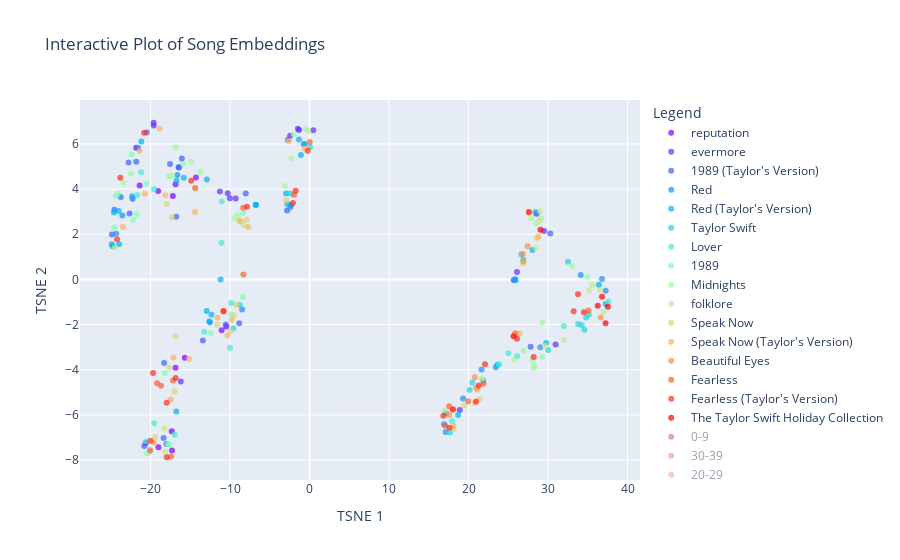

The cell this chart's notebook holds for it:
### Code cell
# Reducing with TSNE down to two dimensions to see if we can visually assess any separation?
tsne = TSNE(n_components=2, random_state=256)
embeddings_tsne_2d = tsne.fit_transform(reduced_UMAP)

plot_embeddings_interactive(embeddings_tsne_2d)

### Figure 1 — Plotly figure (JSON) as saved in the notebook; plotly's stock layout.template omitted (floating-point values rounded to 4 significant figures)
{"data": [{"marker": {"color": "rgb(127, 0, 255)", "opacity": 0.7}, "mode": "markers", "name": "reputation", "text": ["...Ready For It?", "Call It What You Want", "Dancing With Our Hands Tied", "Delicate", "Don't Blame Me", "Dress", "End Game", "Getaway Car", "Gorgeous", "I Did Something Bad", "King Of My Heart", "Look What You Made Me Do", "New Year's Day", "So It Goes...", "This Is Why We Can't Have Nice Things"], "type": "scatter", "x": [-15.69, -14.3, -21.38, -20.61, -11.06, -17.21, -19.04, -10.47, -21.8, -17.34, -16.86, -19.01, -17.3, -16.47, -16.86], "y": [-3.466, 4.519, 4.161, -7.245, -2.251, 3.691, 3.918, -2.09, 5.83, -6.722, -3.915, -7.434, -7.574, 4.964, 4.219]}, {"marker": {"color": "rgb(95, 49, 253)", "opacity": 0.7}, "mode": "markers", "name": "evermore", "text": ["'tis the damn season", "champagne problems", "closure", "coney island", "cowboy like me", "dorothea", "evermore", "gold rush", "happiness", "it's time to go", "ivy", "long story short", "marjorie", "no body, no crime", "right where you left me", "tolerate it", "willow"], "type": "scatter", "x": [-11.28, 29.5, 30.95, -2.44, 25.7, 0.4589, -1.47, 18.9, -19.61, -1.32, -9.296, -10.03, 26.09, -10.3, -19.63, 28.54, -16.2], "y": [3.897, 2.144, -2.886, 6.363, -0.02341, 6.608, 6.675, -5.788, 6.822, 6.613, 3.588, 3.594, 0.3249, 3.816, 6.939, 2.908, -4.522]}, {"marker": {"color": "rgb(63, 97, 250)", "opacity": 0.7}, "mode": "markers", "name": "1989 (Taylor's Version)", "text": ["\"Slut!\" (Taylor's Version) [From The Vault]", "All You Had To Do Was Stay (Taylor's Version)", "Bad Blood (Remix) [Taylor's Version]", "Bad Blood (Taylor's Version)", "Blank Space (Taylor's Version)", "Clean (Taylor's Version)", "How You Get The Girl (Taylor's Version)", "I Know Places (Taylor's Version)", "I Wish You Would (Taylor's Version)", "Is It Over Now? (Taylor's Version) [From The Vault]", "New Romantics (Taylor's Version)", "Now That We Don't Talk (Taylor's Version) [From The Vault]", "Out Of The Woods (Taylor's Version)", "Say Don't Go (Taylor's Version) [From The Vault]", "Shake It Off (Taylor's Version)", "Style (Taylor's Version)", "Suburban Legends (Taylor's Version) [From The Vault]", "Sweeter Than Fiction (Taylor's Version)", "This Love (Taylor's Version)", "Welcome To New York (Taylor's Version)", "Wildest Dreams (Taylor's Version)", "Wonderland (Taylor's Version)", "You Are In Love (Taylor's Version)"], "type": "scatter", "x": [-2.729, -22.65, -20.48, -18.36, -18.01, -2.834, -22.77, -8.028, -22.27, -17.55, -13.42, 30.28, -18.3, -24.54, -20.79, -10.54, 27.81, -21.81, -23.76, -8.847, -24.86, -16.78, -16.07], "y": [6.189, 2.914, 6.503, -7.021, -7.295, 3.047, 5.177, 3.8, 3.571, 5.113, -2.705, 2.031, -3.699, 3.081, -7.382, -1.993, -2.98, 5.211, 3.653, -1.937, 1.994, 2.774, 5.353]}, {"marker": {"color": "rgb(31, 142, 243)", "opacity": 0.7}, "mode": "markers", "name": "Red", "text": ["22", "All Too Well", "Begin Again", "Come Back...Be Here", "Everything Has Changed", "Girl At Home", "Holy Ground", "I Almost Do", "I Knew You Were Trouble", "Red", "Red (Original Demo Recording)", "Sad Beautiful Tragic", "Starlight", "State Of Grace", "State Of Grace (Acoustic Version)", "Stay Stay Stay", "The Last Time", "The Lucky One", "The Moment I Knew", "Treacherous", "Treacherous (Original Demo Recording)", "We Are Never Ever Getting Back Together"], "type": "scatter", "x": [-24.32, -12.53, 21.64, 25.89, -16.62, -16.41, 29.02, 23.43, -23.55, -2.319, 19.31, 37.24, -8.481, 34.11, 36.79, -2.423, -21.56, -6.751, -0.7126, 16.91, 17.12, -24.76], "y": [2.025, -1.903, -3.994, 0.004495, 4.629, 4.959, -3.003, -3.888, 2.832, 3.294, -5.28, -0.5067, -1.328, 0.1996, 0.01275, 3.193, 5.823, 3.306, 5.983, -6.418, -6.754, 1.465]}, {"marker": {"color": "rgb(0, 180, 235)", "opacity": 0.7}, "mode": "markers", "name": "Red (Taylor's Version)", "text": ["22 (Taylor's Version)", "All Too Well (10 Minute Version) [Taylor's Version] [From The Vault]", "All Too Well (Taylor's Version)", "Babe (Taylor's Version) [From The Vault]", "Begin Again (Taylor's Version)", "Better Man (Taylor's Version) [From The Vault]", "Come Back...Be Here (Taylor's Version)", "Everything Has Changed (Taylor's Version)", "Forever Winter (Taylor's Version) [From The Vault]", "Girl At Home (Taylor's Version)", "Holy Ground (Taylor's Version)", "I Almost Do (Taylor's Version)", "I Bet You Think About Me (Taylor's Version) [From The Vault]", "I Knew You Were Trouble (Taylor's Version)", "Message In A Bottle (Taylor's Version) [From The Vault]", "Nothing New (Taylor's Version) [From The Vault]", "Red (Taylor's Version)", "Ronan (Taylor's Version)", "Run (Taylor's Version) [From The Vault]", "Sad Beautiful Tragic (Taylor's Version)", "Starlight (Taylor's Version)", "State Of Grace (Acoustic Version) [Taylor's Version]", "State Of Grace (Taylor's Version)", "Stay Stay Stay (Taylor's Version)", "The Last Time (Taylor's Version)", "The Lucky One (Taylor's Version)", "The Moment I Knew (Taylor's Version)", "The Very First Night (Taylor's Version) [From The Vault]", "Treacherous (Taylor's Version)", "We Are Never Ever Getting Back Together (Taylor's Version)"], "type": "scatter", "x": [-23.96, -12.35, -12.62, -2.959, 21.84, -12.95, 25.9, -16.74, 28.42, -15.82, 29.76, 23.63, -12.91, -24.02, -22.31, -1.331, -24.6, 28.03, -11.19, 37.26, -16.77, 36.4, -1.086, -2.786, -21.17, -6.78, -0.6353, 18.68, 17.14, -24.89], "y": [1.56, -1.563, -1.865, 3.81, -4.491, -1.394, -0.03986, 4.375, 2.987, 4.501, -2.819, -3.778, 4.425, 3.026, 3.68, 6.193, 2.962, 1.306, -0.005806, -1.093, -5.855, -0.2348, 5.51, 3.335, 6.107, 3.296, 5.998, -6.005, -5.934, 1.559]}, {"marker": {"color": "rgb(32, 212, 224)", "opacity": 0.7}, "mode": "markers", "name": "Taylor Swift", "text": ["A Perfectly Good Heart", "A Place In This World", "Cold As You", "I'm Only Me When I'm With You", "I'm Only Me When I'm With You", "Invisible", "Mary's Song (Oh My My My)", "Our Song", "Picture To Burn", "Should've Said No", "Stay Beautiful", "Teardrops On My Guitar", "Teardrops On My Guitar (Pop Version)", "The Outside", "Tied Together With A Smile", "Tim McGraw"], "type": "scatter", "x": [35.13, 33.8, 34.25, 26.64, 26.89, 34.78, 0.05508, -9.593, 17.67, -2.394, 32.51, 20.48, 20.13, 34.58, 30.02, -8.783], "y": [-1.561, -1.977, -2.032, 1.101, 0.8862, -1.686, 5.86, -2.178, -6.784, 3.809, 0.7844, -4.567, -4.896, -2.228, -3.129, -1.133]}, {"marker": {"color": "rgb(64, 236, 211)", "opacity": 0.7}, "mode": "markers", "name": "Lover", "text": ["Afterglow", "Cornelia Street", "Cruel Summer", "Daylight", "Death By A Thousand Cuts", "False God", "I Forgot That You Existed", "I Think He Knows", "It's Nice To Have A Friend", "London Boy", "Lover", "ME!", "Miss Americana & The Heartbreak Prince", "Paper Rings", "Soon You'll Get Better", "The Archer", "The Man", "You Need To Calm Down"], "type": "scatter", "x": [-9.843, -10.01, -19.56, -21.66, -16.96, 17.93, 26.11, -11.05, 37.57, -11.08, 23.83, -20.6, -13.25, -21.18, 31.99, 25.01, -19.58, -20.11], "y": [-1.042, -3.022, -6.372, 3.724, -6.879, -6.273, -3.408, 3.449, -0.978, 1.619, -3.757, -7.171, -2.314, 4.747, -2.059, -3.274, 3.997, -7.632]}, {"marker": {"color": "rgb(96, 250, 196)", "opacity": 0.7}, "mode": "markers", "name": "nan", "text": [], "type": "scatter", "x": [], "y": []}, {"marker": {"color": "rgb(128, 254, 179)", "opacity": 0.7}, "mode": "markers", "name": "1989", "text": ["All You Had To Do Was Stay", "Bad Blood", "Blank Space", "Clean", "How You Get The Girl", "I Know Places", "I Wish You Would", "New Romantics", "Out Of The Woods", "Shake It Off", "Style", "This Love", "Welcome To New York", "Wildest Dreams", "Wonderland", "You Are In Love"], "type": "scatter", "x": [-22.23, -17.84, -17.63, -24.11, -22.38, -8.347, -21.76, -12.42, -18.2, -20.45, -9.877, -24.36, -8.404, -24.58, -20.54, -15.9], "y": [2.64, -7.302, -7.311, 3.794, 5.536, 2.948, 2.886, -2.389, -4.145, -7.703, -1.549, 3.696, -0.7658, 2.295, 4.239, 5.114]}, {"marker": {"color": "rgb(160, 249, 161)", "opacity": 0.7}, "mode": "markers", "name": "Midnights", "text": ["Anti-Hero", "Bejeweled", "Bigger Than The Whole Sky", "Dear Reader", "Glitch", "High Infidelity", "Hits Different", "Karma", "Karma (Remix)", "Labyrinth", "Lavender Haze", "Maroon", "Mastermind", "Midnight Rain", "Paris", "Question...?", "Snow On The Beach", "Snow On The Beach (More Lana Del Rey)", "Sweet Nothing", "Sweet Nothing (Piano Remix)", "The Great War", "Vigilante Shit", "Would've, Could've, Should've", "You're Losing Me (From The Vault)", "You're On Your Own, Kid", "You're On Your Own, Kid (Strings Remix)"], "type": "scatter", "x": [-2.291, -17.68, 29.26, 34.93, 28.05, -9.426, -13.7, -9.02, -14.92, 25.75, 26.94, -3.088, -0.4664, 29.28, 27.86, -17.37, -23.45, -22.47, 28.29, 28.2, -1.977, 33.03, -16.86, -14.36, 29.09, 28.5], "y": [5.341, 4.559, -3.423, 0.1073, -3.588, 2.714, 4.746, 2.836, 5.201, -3.561, -3.162, 4.142, 6.676, -1.899, 2.71, 4.599, 4.281, 4.679, -3.851, -3.91, 6.424, 0.5936, 5.843, 3.993, 2.709, 2.475]}, {"marker": {"color": "rgb(192, 234, 140)", "opacity": 0.7}, "mode": "markers", "name": "folklore", "text": ["august", "betty", "cardigan", "epiphany", "exile", "hoax", "illicit affairs", "invisible string", "mad woman", "mirrorball", "my tears ricochet", "peace", "seven", "the 1", "the lakes", "the last great american dynasty", "this is me trying"], "type": "scatter", "x": [-8.234, -18.26, -24.5, 36.99, -18.13, 35.17, 35.57, 28.48, 28.94, 29.65, 28.98, 26.84, 36.53, 21.68, 16.98, -0.1569, 31.98], "y": [2.397, -6.594, 1.412, -1.439, -7.644, -0.4981, -0.2557, 1.388, 2.615, -2.949, 3.013, 0.6945, -0.4854, -4.393, -5.809, 6.558, -2.669]}, {"marker": {"color": "rgb(224, 210, 119)", "opacity": 0.7}, "mode": "markers", "name": "Speak Now", "text": ["Back To December", "Better Than Revenge", "Dear John", "Enchanted", "Haunted", "If This Was A Movie", "Innocent", "Last Kiss", "Long Live", "Mean", "Mine", "Never Grow Up", "Ours", "Sparks Fly", "Speak Now", "Superman", "The Story Of Us"], "type": "scatter", "x": [-16.89, -17.68, -7.891, -2.979, 21.41, -17.32, 28.58, -9.184, -16.99, -19.41, -9.487, -17.97, 18.12, 19.49, -9.957, -8.568, -11.61], "y": [-2.518, -3.903, 2.655, 3.504, -5.3, 2.751, 1.822, -1.114, -4.956, -6.977, -1.587, 3.344, -6.622, -5.588, -2.297, 2.564, -2.004]}, {"marker": {"color": "rgb(255, 178, 96)", "opacity": 0.7}, "mode": "markers", "name": "Speak Now (Taylor's Version)", "text": ["Back To December (Taylor's Version)", "Better Than Revenge (Taylor's Version)", "Castles Crumbling (Taylor's Version) [From The Vault]", "Dear John (Taylor's Version)", "Electric Touch (Taylor's Version) [From The Vault]", "Enchanted (Taylor's Version)", "Foolish One (Taylor's Version) [From The Vault]", "Haunted (Taylor's Version)", "I Can See You (Taylor's Version) [From The Vault]", "Innocent (Taylor's Version)", "Last Kiss (Taylor's Version)", "Long Live (Taylor's Version)", "Mean (Taylor's Version)", "Mine (Taylor's Version)", "Never Grow Up (Taylor's Version)", "Ours (Taylor's Version)", "Sparks Fly (Taylor's Version)", "Speak Now (Taylor's Version)", "Superman (Taylor's Version)", "The Story Of Us (Taylor's Version)", "Timeless (Taylor's Version) [From The Vault]", "When Emma Falls In Love (Taylor's Version) [From The Vault]"], "type": "scatter", "x": [-20.73, -17.13, 26.44, -7.715, -0.6037, -23.49, -14.42, 21.13, -21.41, 28.77, -9.777, -17.46, -19.56, -15.15, -18.14, 18.11, 20.81, -10.33, -8.81, -11.58, -18.89, -2.614], "y": [3.797, -3.463, -2.394, 2.319, 5.795, 2.319, 2.991, -4.893, 5.683, 1.888, -1.791, -5.316, -7.232, -3.528, 3.726, -6.495, -5.459, -2.486, 2.584, -1.697, 6.671, 6.134]}, {"marker": {"color": "rgb(255, 139, 72)", "opacity": 0.7}, "mode": "markers", "name": "Beautiful Eyes", "text": ["Beautiful Eyes", "I Heart ?", "I'm Only Me When I'm With You", "I'm Only Me When I'm With You", "Picture To Burn (Radio Edit)", "Should've Said No (Alternate Version)", "Teardrops On My Guitar (Acoustic Version)"], "type": "scatter", "x": [36.64, 27.42, 26.9, 26.82, 17.54, 20.94, 20.8], "y": [-1.692, 1.471, 0.7915, 1.127, -6.008, -4.802, -4.331]}, {"marker": {"color": "rgb(255, 95, 48)", "opacity": 0.7}, "mode": "markers", "name": "Fearless", "text": ["Breathe", "Change", "Come In With The Rain", "Fearless", "Fifteen", "Forever & Always", "Forever & Always (Piano Version)", "Hey Stephen", "Jump Then Fall", "Love Story", "SuperStar", "Tell Me Why", "The Best Day", "The Other Side Of The Door", "The Way I Loved You", "Untouchable", "White Horse", "You Belong With Me", "You're Not Sorry"], "type": "scatter", "x": [21.88, 17.56, 35.09, 18.06, -14.39, -18.69, -19.19, -10.8, -8.351, -20.06, 17.06, 0.02111, 27.58, -8.317, 19.96, -17.43, 25.88, -17.17, -1.937], "y": [-4.624, -5.614, -1.38, -5.752, 4.046, -4.706, -4.602, -1.424, 3.179, -7.572, -6.479, 6.083, 2.966, 0.2178, -5.402, -7.839, -2.383, -4.483, 3.745]}, {"marker": {"color": "rgb(255, 46, 23)", "opacity": 0.7}, "mode": "markers", "name": "Fearless (Taylor's Version)", "text": ["Breathe (Taylor's Version)", "Bye Bye Baby (Taylor's Version) [From The Vault]", "Change (Taylor's Version)", "Come In With The Rain (Taylor's Version)", "Don't You (Taylor's Version) [From The Vault]", "Fearless (Taylor's Version)", "Fifteen (Taylor's Version)", "Forever & Always (Piano Version) [Taylor's Version]", "Forever & Always (Taylor's Version)", "Hey Stephen (Taylor's Version)", "Jump Then Fall (Taylor's Version)", "Love Story (Taylor's Version)", "Mr. Perfectly Fine (Taylor's Version) [From The Vault]", "SuperStar (Taylor's Version)", "Tell Me Why (Taylor's Version)", "That's When (Taylor's Version) [From The Vault]", "The Best Day (Taylor's Version)", "The Other Side Of The Door (Taylor's Version)", "The Way I Loved You (Taylor's Version)", "Today Was A Fairytale (Taylor's Version)", "Untouchable (Taylor's Version)", "We Were Happy (Taylor's Version) [From The Vault]", "White Horse (Taylor's Version)", "You All Over Me (Taylor's Version) [From The Vault]", "You Belong With Me (Taylor's Version)", "You're Not Sorry (Taylor's Version)"], "type": "scatter", "x": [-1.753, 21.28, 17.6, 34.51, 33.22, 18.01, -14.89, -24.22, -19.69, -10.84, -7.87, -20.01, -20.81, 16.83, -0.2277, -23.81, 27.6, -17.98, 20.95, 22.07, -17.97, 33.77, 26.09, 28.19, -16.85, -2.089], "y": [3.924, -4.694, -6.576, -1.458, -1.411, -5.766, 4.372, 1.779, -4.141, -1.399, 3.214, -7.148, 6.498, -6.04, 5.7, 4.503, 2.985, -5.463, -5.409, -3.755, -7.877, -0.6625, -2.625, -3.436, -4.366, 3.387]}, {"marker": {"color": "rgb(255, 0, 0)", "opacity": 0.7}, "mode": "markers", "name": "The Taylor Swift Holiday Collection", "text": ["Christmas Must Be Something More", "Christmases When You Were Mine", "Last Christmas", "Santa Baby", "Silent Night", "White Christmas"], "type": "scatter", "x": [29.04, 36.79, 25.66, 36.25, 37.53, 37.24], "y": [2.196, -0.7653, -2.516, -1.168, -1.214, -1.937]}, {"marker": {"color": "rgb(158, 1, 66)", "opacity": 0.7}, "mode": "markers", "name": "0-9", "text": ["...Ready For It?", "\"Slut!\" (Taylor's Version) [From The Vault]", "All Too Well (Taylor's Version)", "Anti-Hero", "Back To December", "Bad Blood (Remix) [Taylor's Version]", "Bad Blood (Taylor's Version)", "Begin Again", "Bejeweled", "Blank Space", "cardigan", "Cruel Summer", "exile", "Fearless", "I Can See You (Taylor's Version) [From The Vault]", "I Don't Wanna Live Forever", "I Knew You Were Trouble", "Is It Over Now? (Taylor's Version) [From The Vault]", "Karma (Remix)", "Lavender Haze", "Look What You Made Me Do", "Love Story", "Maroon", "ME!", "Midnight Rain", "Mine", "Now That We Don't Talk (Taylor's Version) [From The Vault]", "Question...?", "Red", "Say Don't Go (Taylor's Version) [From The Vault]", "Shake It Off", "Snow On The Beach", "Speak Now", "Style", "Style (Taylor's Version)", "the 1", "Today Was A Fairytale", "We Are Never Ever Getting Back Together", "Wildest Dreams", "willow", "You Belong With Me", "You Need To Calm Down", "You're On Your Own, Kid"], "type": "scatter", "visible": "legendonly", "x": [-15.69, -2.729, -12.62, -2.291, -16.89, -20.48, -18.36, 21.64, -17.68, -17.63, -24.5, -19.56, -18.13, 18.06, -21.41, -1.699, -23.55, -17.55, -14.92, 26.94, -19.01, -20.06, -3.088, -20.6, 29.28, -9.487, 30.28, -17.37, -2.319, -24.54, -20.45, -23.45, -9.957, -9.877, -10.54, 21.68, 22.05, -24.76, -24.58, -16.2, -17.17, -20.11, 29.09], "y": [-3.466, 6.189, -1.865, 5.341, -2.518, 6.503, -7.021, -3.994, 4.559, -7.311, 1.412, -6.372, -7.644, -5.752, 5.683, 3.293, 2.832, 5.113, 5.201, -3.162, -7.434, -7.572, 4.142, -7.171, -1.899, -1.587, 2.031, 4.599, 3.294, 3.081, -7.703, 4.281, -2.297, -1.549, -1.993, -4.393, -3.893, 1.465, 2.295, -4.522, -4.483, -7.632, 2.709]}, {"marker": {"color": "rgb(211, 60, 78)", "opacity": 0.7}, "mode": "markers", "name": "30-39", "text": ["'tis the damn season", "Castles Crumbling (Taylor's Version) [From The Vault]", "Clean (Taylor's Version)", "Come In With The Rain", "Electric Touch (Taylor's Version) [From The Vault]", "Everything Has Changed", "Forever & Always", "High Infidelity", "I Know Places (Taylor's Version)", "I Wish You Would (Taylor's Version)", "invisible string", "Mean (Taylor's Version)", "Mr. Perfectly Fine (Taylor's Version) [From The Vault]", "no body, no crime", "Paris", "Safe & Sound", "seven", "Should've Said No", "Speak Now (Taylor's Version)", "Sweeter Than Fiction", "The Archer", "this is me trying", "When Emma Falls In Love (Taylor's Version) [From The Vault]", "Wonderland (Taylor's Version)"], "type": "scatter", "visible": "legendonly", "x": [-11.28, 26.44, -2.834, 35.09, -0.6037, -16.62, -18.69, -9.426, -8.028, -22.27, 28.48, -19.56, -20.81, -10.3, 27.86, 35.94, 36.53, -2.394, -10.33, -17.13, 25.01, 31.98, -2.614, -16.78], "y": [3.897, -2.394, 3.047, -1.38, 5.795, 4.629, -4.706, 2.714, 3.8, 3.571, 1.388, -7.232, 6.498, 3.816, 2.71, -1.863, -0.4854, 3.809, -2.486, 5.009, -3.274, -2.669, 6.134, 2.774]}, {"marker": {"color": "rgb(244, 109, 67)", "opacity": 0.7}, "mode": "markers", "name": "20-29", "text": ["22", "All You Had To Do Was Stay (Taylor's Version)", "august", "Better Than Revenge (Taylor's Version)", "Bigger Than The Whole Sky", "Call It What You Want", "champagne problems", "Dear John (Taylor's Version)", "Fifteen", "Highway Don't Care", "Hits Different", "I Bet You Think About Me (Taylor's Version) [From The Vault]", "I Forgot That You Existed", "Innocent", "mirrorball", "New Romantics (Taylor's Version)", "Picture To Burn", "Red (Taylor's Version)", "Shake It Off (Taylor's Version)", "Sparks Fly (Taylor's Version)", "Superman", "SuperStar", "The Great War", "The Joker And The Queen", "The Man", "The Other Side Of The Door", "Would've, Could've, Should've", "You're Losing Me (From The Vault)"], "type": "scatter", "visible": "legendonly", "x": [-24.32, -22.65, -8.234, -17.13, 29.26, -14.3, 29.5, -7.715, -14.39, -17.11, -13.7, -12.91, 26.11, 28.58, 29.65, -13.42, 17.67, -24.6, -20.79, 20.81, -8.568, 17.06, -1.977, 36.39, -19.58, -8.317, -16.86, -14.36], "y": [2.025, 2.914, 2.397, -3.463, -3.423, 4.519, 2.144, 2.319, 4.046, -3.486, 4.746, 4.425, -3.408, 1.822, -2.949, -2.705, -6.784, 2.962, -7.382, -5.459, 2.564, -6.479, 6.424, -1.772, 3.997, 0.2178, 5.843, 3.993]}, {"marker": {"color": "rgb(252, 172, 96)", "opacity": 0.7}, "mode": "markers", "name": "50-59", "text": ["22 (Taylor's Version)", "Better Man (Taylor's Version) [From The Vault]", "Better Than Revenge", "Christmas Tree Farm", "Cornelia Street", "Dear John", "epiphany", "evermore", "happiness", "Haunted (Taylor's Version)", "I Almost Do (Taylor's Version)", "I Think He Knows", "Last Kiss (Taylor's Version)", "Long Live (Taylor's Version)", "Never Grow Up (Taylor's Version)", "Only The Young", "peace", "Treacherous (Taylor's Version)", "We Are Never Ever Getting Back Together (Taylor's Version)", "Wonderland", "You All Over Me (Taylor's Version) [From The Vault]"], "type": "scatter", "visible": "legendonly", "x": [-23.96, -12.95, -17.68, -1.632, -10.01, -7.891, 36.99, -1.47, -19.61, 21.13, 23.63, -11.05, -9.777, -17.46, -18.14, 27.69, 26.84, 17.14, -24.89, -20.54, 28.19], "y": [1.56, -1.394, -3.903, 4.754, -3.022, 2.655, -1.439, 6.675, 6.822, -4.893, -3.778, 3.449, -1.791, -5.316, 3.726, 1.982, 0.6945, -5.934, 1.559, 4.239, -3.436]}, {"marker": {"color": "rgb(254, 224, 139)", "opacity": 0.7}, "mode": "markers", "name": ">100", "text": ["A Perfectly Good Heart", "A Place In This World", "All Too Well (10 Minute Version) [Taylor's Version] [From The Vault]", "All You Had To Do Was Stay", "American Girl", "Bad Blood", "Bad Blood (Remix)", "Beautiful Eyes", "Beautiful Ghosts", "Birch", "Breathe (Taylor's Version)", "Bye Bye Baby (Taylor's Version) [From The Vault]", "Change (Taylor's Version)", "Christmas Must Be Something More", "Christmases When You Were Mine", "Clean", "Cold As You", "Come Back...Be Here", "Come In With The Rain (Taylor's Version)", "Dancing With Our Hands Tied", "Don't Blame Me", "Don't You (Taylor's Version) [From The Vault]", "Dress", "Eyes Open (Taylor's Version)", "Forever & Always (Piano Version)", "Forever & Always (Piano Version) [Taylor's Version]", "Gasoline (Remix)", "Getaway Car", "Girl At Home", "Girl At Home (Taylor's Version)", "Half Of My Heart", "Hey Stephen (Taylor's Version)", "Holy Ground", "How You Get The Girl", "I Did Something Bad", "I Heart ?", "I Know Places", "I Wish You Would", "I'm Only Me When I'm With You", "I'm Only Me When I'm With You", "I'm Only Me When I'm With You", "I'm Only Me When I'm With You", "If This Was A Movie (Taylor's Version)", "Invisible", "it's time to go", "Jump Then Fall (Taylor's Version)", "Karma", "King Of My Heart", "Last Christmas", "Lover (Remix)", "Mary's Song (Oh My My My)", "New Year's Day", "Picture To Burn (Radio Edit)", "Red (Original Demo Recording)", "right where you left me", "Ronan (Taylor's Version)", "Sad Beautiful Tragic", "Safe & Sound (Taylor's Version)", "Santa Baby", "September", "Should've Said No (Alternate Version)", "Silent Night", "Snow On The Beach (More Lana Del Rey)", "So It Goes...", "Starlight", "State Of Grace (Acoustic Version)", "State Of Grace (Acoustic Version) [Taylor's Version]", "Stay Beautiful", "SuperStar (Taylor's Version)", "Sweet Nothing (Piano Remix)", "Sweeter Than Fiction (Taylor's Version)", "Teardrops On My Guitar (Acoustic Version)", "Teardrops On My Guitar (Pop Version)", "Tell Me Why", "Tell Me Why (Taylor's Version)", "That's When (Taylor's Version) [From The Vault]", "The Alcott", "The Best Day", "The Best Day (Taylor's Version)", "the lakes", "The Last Time", "The Lucky One", "The Other Side Of The Door (Taylor's Version)", "The Outside", "This Is Why We Can't Have Nice Things", "This Love", "Three Sad Virgins", "Tied Together With A Smile", "Today Was A Fairytale (Taylor's Version)", "Treacherous", "Treacherous (Original Demo Recording)", "Untouchable (Taylor's Version)", "We Were Happy (Taylor's Version) [From The Vault]", "White Christmas", "White Horse (Taylor's Version)", "You're Not Sorry (Taylor's Version)", "You're On Your Own, Kid (Strings Remix)"], "type": "scatter", "visible": "legendonly", "x": [35.13, 33.8, -12.35, -22.23, 37.24, -17.84, -13.67, 36.64, 33.59, 37.36, -1.753, 21.28, 17.6, 29.04, 36.79, -24.11, 34.25, 25.89, 34.51, -21.38, -11.06, 33.22, -17.21, 28.71, -19.19, -24.22, 33.86, -10.47, -16.41, -15.82, 27.63, -10.84, 29.02, -22.38, -17.34, 27.42, -8.347, -21.76, 26.64, 26.89, 26.9, 26.82, -19.13, 34.78, -1.32, -7.87, -9.02, -16.86, 25.66, 23.9, 0.05508, -17.3, 17.54, 19.31, -19.63, 28.03, 37.24, 35.52, 36.25, 28.47, 20.94, 37.53, -22.47, -16.47, -8.481, 36.79, 36.4, 32.51, 16.83, 28.2, -21.81, 20.8, 20.13, 0.02111, -0.2277, -23.81, -20.2, 27.58, 27.6, 16.98, -21.56, -6.751, -17.98, 34.58, -16.86, -24.36, -12.27, 30.02, 22.07, 16.91, 17.12, -17.97, 33.77, 37.24, 26.09, -2.089, 28.5], "y": [-1.561, -1.977, -1.563, 2.64, -1.561, -7.302, 4.56, -1.692, 0.3113, -0.3442, 3.924, -4.694, -6.576, 2.196, -0.7653, 3.794, -2.032, 0.004495, -1.458, 4.161, -2.251, -1.411, 3.691, -3.594, -4.602, 1.779, -1.404, -2.09, 4.959, 4.501, -3.839, -1.399, -3.003, 5.536, -6.722, 1.471, 2.948, 2.886, 1.101, 0.8862, 0.7915, 1.127, 2.969, -1.686, 6.613, 3.214, 2.836, -3.915, -2.516, -3.715, 5.86, -7.574, -6.008, -5.28, 6.939, 1.306, -0.5067, -1.872, -1.168, -2.964, -4.802, -1.214, 4.679, 4.964, -1.328, 0.01275, -0.2348, 0.7844, -6.04, -3.91, 5.211, -4.331, -4.896, 6.083, 5.7, 4.503, 6.775, 2.966, 2.985, -5.809, 5.823, 3.306, -5.463, -2.228, 4.219, 3.696, 4.122, -3.129, -3.755, -6.418, -6.754, -7.877, -0.6625, -1.937, -2.625, 3.387, 2.475]}, {"marker": {"color": "rgb(254, 254, 190)", "opacity": 0.7}, "mode": "markers", "name": "70-79", "text": ["Afterglow", "Babe", "Begin Again (Taylor's Version)", "cowboy like me", "Enchanted", "False God", "Fearless (Taylor's Version)", "Forever Winter (Taylor's Version) [From The Vault]", "hoax", "Holy Ground (Taylor's Version)", "Last Kiss", "marjorie", "Renegade", "Superman (Taylor's Version)", "The Way I Loved You", "You Belong With Me (Taylor's Version)"], "type": "scatter", "visible": "legendonly", "x": [-9.843, -2.585, 21.84, 25.7, -2.979, 17.93, 18.01, 28.42, 35.17, 29.76, -9.184, 26.09, -17.61, -8.81, 19.96, -16.85], "y": [-1.042, 4.028, -4.491, -0.02341, 3.504, -6.273, -5.766, 2.987, -0.4981, -2.819, -1.114, 0.3249, -6.421, 2.584, -5.402, -4.366]}, {"marker": {"color": "rgb(230, 245, 152)", "opacity": 0.7}, "mode": "markers", "name": "10-19", "text": ["All Of The Girls You Loved Before", "Back To December (Taylor's Version)", "Blank Space (Taylor's Version)", "Both Of Us", "Change", "Crazier", "Delicate", "Enchanted (Taylor's Version)", "End Game", "Eyes Open", "Gorgeous", "If This Was A Movie", "Jump Then Fall", "Labyrinth", "Love Story (Taylor's Version)", "Lover", "Mastermind", "Mean", "Mine (Taylor's Version)", "my tears ricochet", "Our Song", "Ours", "Out Of The Woods", "Out Of The Woods (Taylor's Version)", "Ronan", "Sparks Fly", "State Of Grace", "State Of Grace (Taylor's Version)", "Suburban Legends (Taylor's Version) [From The Vault]", "Sweet Nothing", "Teardrops On My Guitar", "the last great american dynasty", "Two Is Better Than One", "Untouchable", "Vigilante Shit", "Welcome To New York (Taylor's Version)", "White Horse", "Wildest Dreams (Taylor's Version)", "You're Not Sorry"], "type": "scatter", "visible": "legendonly", "x": [-0.6588, -20.73, -18.01, -12.76, 17.56, 36.01, -20.61, -23.49, -19.04, 30.75, -21.8, -17.32, -8.351, 25.75, -20.01, 23.83, -0.4664, -19.41, -15.15, 28.98, -9.593, 18.12, -18.2, -18.3, 28.21, 19.49, 34.11, -1.086, 27.81, 28.29, 20.48, -0.1569, 29.33, -17.43, 33.03, -8.847, 25.88, -24.86, -1.937], "y": [6.439, 3.797, -7.295, 4.337, -5.614, -0.7098, -7.245, 2.319, 3.918, -2.901, 5.83, 2.751, 3.179, -3.561, -7.148, -3.757, 6.676, -6.977, -3.528, 3.013, -2.178, -6.622, -4.145, -3.699, 2.289, -5.588, 0.1996, 5.51, -2.98, -3.851, -4.567, 6.558, -3.181, -7.839, 0.5936, -1.937, -2.383, 1.994, 3.745]}, {"marker": {"color": "rgb(169, 220, 164)", "opacity": 0.7}, "mode": "markers", "name": "80-89", "text": ["All Too Well", "Breathe", "closure", "Come Back...Be Here (Taylor's Version)", "Daylight", "Fifteen (Taylor's Version)", "Long Live", "Never Grow Up", "Sad Beautiful Tragic (Taylor's Version)", "The Lucky One (Taylor's Version)", "The Moment I Knew (Taylor's Version)", "You Are In Love"], "type": "scatter", "visible": "legendonly", "x": [-12.53, 21.88, 30.95, 25.9, -21.66, -14.89, -16.99, -17.97, 37.26, -6.78, -0.6353, -15.9], "y": [-1.903, -4.624, -2.886, -0.03986, 3.724, 4.372, -4.956, 3.344, -1.093, 3.296, 5.998, 5.114]}, {"marker": {"color": "rgb(102, 194, 165)", "opacity": 0.7}, "mode": "markers", "name": "60-69", "text": ["Babe (Taylor's Version) [From The Vault]", "Carolina", "coney island", "Death By A Thousand Cuts", "dorothea", "Everything Has Changed (Taylor's Version)", "Forever & Always (Taylor's Version)", "Haunted", "I Almost Do", "Innocent (Taylor's Version)", "ivy", "London Boy", "long story short", "Ours (Taylor's Version)", "Soon You'll Get Better", "Stay Stay Stay (Taylor's Version)", "The Last Time (Taylor's Version)", "The Moment I Knew", "The Very First Night (Taylor's Version) [From The Vault]"], "type": "scatter", "visible": "legendonly", "x": [-2.959, 34.32, -2.44, -16.96, 0.4589, -16.74, -19.69, 21.41, 23.43, 28.77, -9.296, -11.08, -10.03, 18.11, 31.99, -2.786, -21.17, -0.7126, 18.68], "y": [3.81, -0.08349, 6.363, -6.879, 6.608, 4.375, -4.141, -5.3, -3.888, 1.888, 3.588, 1.619, 3.594, -6.495, -2.059, 3.335, 6.107, 5.983, -6.005]}, {"marker": {"color": "rgb(50, 134, 188)", "opacity": 0.7}, "mode": "markers", "name": "40-49", "text": ["betty", "Dear Reader", "Foolish One (Taylor's Version) [From The Vault]", "Glitch", "gold rush", "How You Get The Girl (Taylor's Version)", "I Knew You Were Trouble (Taylor's Version)", "illicit affairs", "mad woman", "Message In A Bottle (Taylor's Version) [From The Vault]", "Miss Americana & The Heartbreak Prince", "New Romantics", "Nothing New (Taylor's Version) [From The Vault]", "Paper Rings", "Run (Taylor's Version) [From The Vault]", "The Story Of Us", "The Story Of Us (Taylor's Version)", "This Love (Taylor's Version)", "Tim McGraw", "Timeless (Taylor's Version) [From The Vault]", "tolerate it", "Welcome To New York", "You Are In Love (Taylor's Version)"], "type": "scatter", "visible": "legendonly", "x": [-18.26, 34.93, -14.42, 28.05, 18.9, -22.77, -24.02, 35.57, 28.94, -22.31, -13.25, -12.42, -1.331, -21.18, -11.19, -11.61, -11.58, -23.76, -8.783, -18.89, 28.54, -8.404, -16.07], "y": [-6.594, 0.1073, 2.991, -3.588, -5.788, 5.177, 3.026, -0.2557, 2.615, 3.68, -2.314, -2.389, 6.193, 4.747, -0.005806, -2.004, -1.697, 3.653, -1.133, 6.671, 2.908, -0.7658, 5.353]}, {"marker": {"color": "rgb(94, 79, 162)", "opacity": 0.7}, "mode": "markers", "name": "90-99", "text": ["Hey Stephen", "It's Nice To Have A Friend", "Starlight (Taylor's Version)", "Stay Stay Stay", "The Way I Loved You (Taylor's Version)"], "type": "scatter", "visible": "legendonly", "x": [-10.8, 37.57, -16.77, -2.423, 20.95], "y": [-1.424, -0.978, -5.855, 3.193, -5.409]}], "layout": {"hovermode": "closest", "legend": {"title": {"text": "Legend"}}, "title": {"text": "Interactive Plot of Song Embeddings"}, "xaxis": {"title": {"text": "TSNE 1"}}, "yaxis": {"title": {"text": "TSNE 2"}}}}
